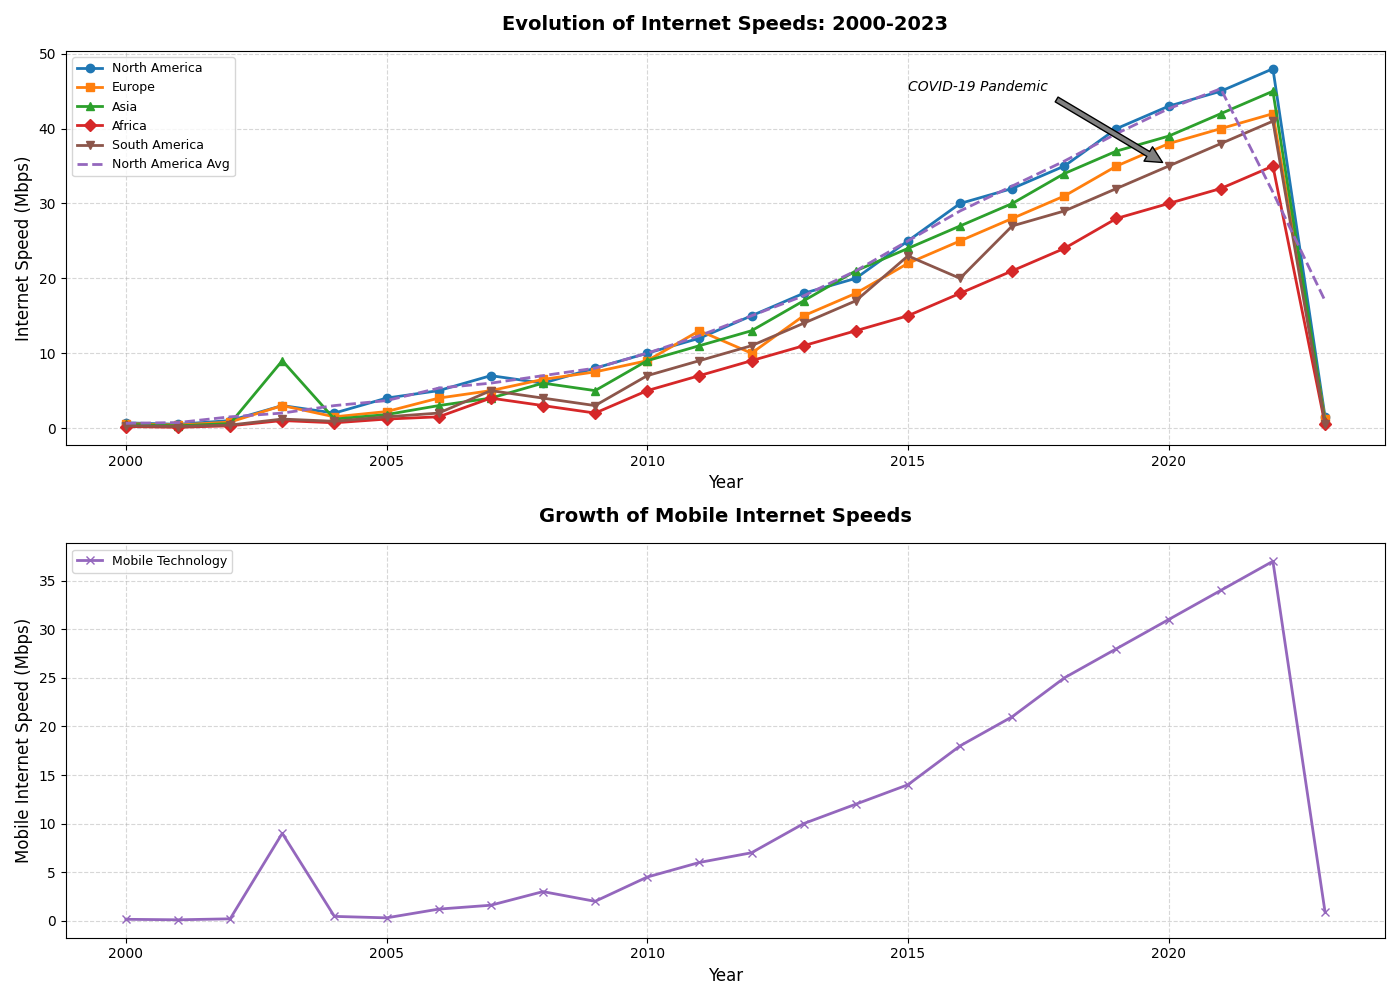

The script that drew this image:
import matplotlib.pyplot as plt
import numpy as np
from scipy.ndimage import uniform_filter1d

years = np.arange(2000, 2024)
north_america_speeds = [0.7, 0.5, 1, 3, 2, 4, 5, 7, 6, 8, 10, 12, 15, 18, 20, 25, 30, 32, 35, 40, 43, 45, 48, 1.5]
europe_speeds = [0.6, 0.4, 0.8, 3, 1.5, 2.2, 4, 5, 6.5, 7.5, 9, 13, 10, 15, 18, 22, 25, 28, 31, 35, 38, 40, 42, 1.2]
asia_speeds = [0.5, 0.3, 0.6, 9, 1.2, 1.8, 3, 4, 6, 5, 9, 11, 13, 17, 21, 24, 27, 30, 34, 37, 39, 42, 45, 0.9]
africa_speeds = [0.2, 0.1, 0.3, 1, 0.7, 1.2, 1.5, 4, 3, 2, 5, 7, 9, 11, 13, 15, 18, 21, 24, 28, 30, 32, 35, 0.5]
south_america_speeds = [0.3, 0.2, 0.4, 1.2, 0.9, 1.5, 2, 5, 4, 3, 7, 9, 11, 14, 17, 23, 20, 27, 29, 32, 35, 38, 41, 0.6]
mobile_speeds = [0.15, 0.1, 0.2, 9, 0.45, 0.3, 1.2, 1.6, 3, 2, 4.5, 6, 7, 10, 12, 14, 18, 21, 25, 28, 31, 34, 37, 0.9]

fig, axs = plt.subplots(nrows=2, ncols=1, figsize=(14, 10))

colors = ['#ff7f0e', '#9467bd', '#d62728', '#8c564b', '#1f77b4', '#2ca02c']

axs[0].plot(years, north_america_speeds, marker='o', color=colors[4], label='North America', linewidth=2)
axs[0].plot(years, europe_speeds, marker='s', color=colors[0], label='Europe', linewidth=2)
axs[0].plot(years, asia_speeds, marker='^', color=colors[5], label='Asia', linewidth=2)
axs[0].plot(years, africa_speeds, marker='D', color=colors[2], label='Africa', linewidth=2)
axs[0].plot(years, south_america_speeds, marker='v', color=colors[3], label='South America', linewidth=2)

na_moving_avg = uniform_filter1d(north_america_speeds, size=3)
axs[0].plot(years, na_moving_avg, linestyle='--', color=colors[1], label='North America Avg', linewidth=2)

axs[0].annotate('COVID-19 Pandemic', xy=(2020, 35), xytext=(2015, 45),
                arrowprops=dict(facecolor='gray', shrink=0.05), fontsize=10, fontstyle='italic')

axs[0].set_title('Evolution of Internet Speeds: 2000-2023', fontsize=14, fontweight='bold', pad=15)
axs[0].set_xlabel('Year', fontsize=12)
axs[0].set_ylabel('Internet Speed (Mbps)', fontsize=12)
axs[0].grid(visible=True, linestyle='--', alpha=0.5)
axs[0].legend(loc='upper left', fontsize=9)

axs[1].plot(years, mobile_speeds, marker='x', color=colors[1], label='Mobile Technology', linewidth=2)
axs[1].set_title('Growth of Mobile Internet Speeds', fontsize=14, fontweight='bold', pad=15)
axs[1].set_xlabel('Year', fontsize=12)
axs[1].set_ylabel('Mobile Internet Speed (Mbps)', fontsize=12)
axs[1].grid(visible=True, linestyle='--', alpha=0.5)
axs[1].legend(loc='upper left', fontsize=9)

plt.tight_layout()
plt.show()
